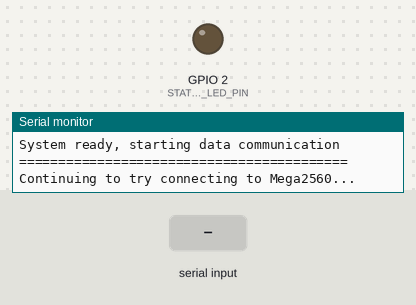
The sketch below on a simulated ESP32. On the bench: output pins drawn as LEDs (lit = HIGH), the last lines printed to the serial monitor. The test bench sets the inputs (shaded band).

Above: at 17.2 s.
17.3 s: "MASTER_DATA:\n" received over the second serial link
At 18.5 s:
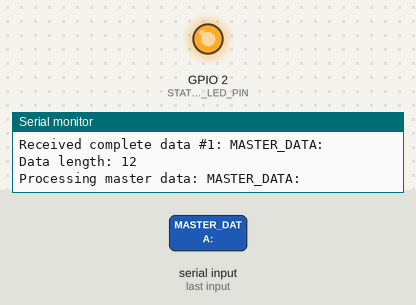
18.8 s: "INIT_MASTER\n" received over the second serial link
At 19.9 s:
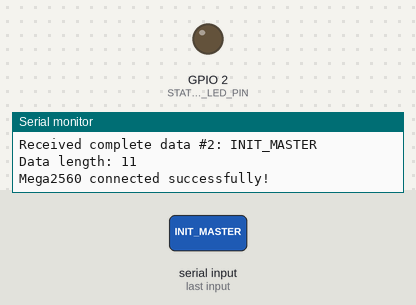
20.3 s: "SLAVE_READY\n" received over the second serial link
At 20.7 s:
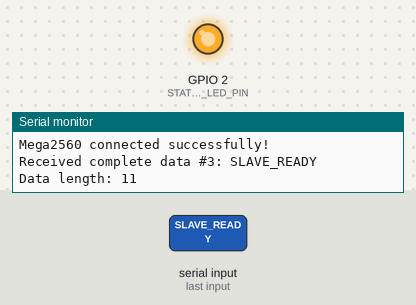
Timing chart, 0 to 23.3 s (numbered marks = the images above; inputs shaded):
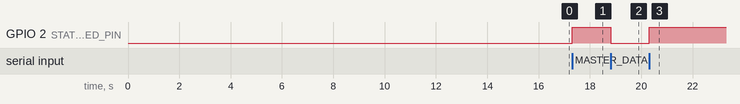

Measured:
- after the input at 17.3 s, GPIO 2 (STATUS_LED_PIN): LOW → HIGH at once
- after the input at 18.8 s, GPIO 2 (STATUS_LED_PIN): HIGH → LOW at once
- after the input at 20.3 s, GPIO 2 (STATUS_LED_PIN): LOW → HIGH at once

The sketch:

ESP32________.ino
```cpp
/*
 * ESP32 调试串口通信版
 * 功能：显示更清晰的调试信息，避免乱码问题
 */

// 串口配置
#define MEGA_TX_PIN 16     // ESP32 TX
#define MEGA_RX_PIN 17     // ESP32 RX
#define STATUS_LED_PIN 2   // 状态指示

// 在ESP32上使用Serial2与Mega2560通信
#define megaSerial Serial2

// 系统状态
bool megaConnected = false;
unsigned long lastHeartbeat = 0;
int dataCount = 0;

// 数据接收缓冲区
String receivedData = "";
unsigned long lastReceiveTime = 0;

void setup() {
  Serial.begin(115200);
  delay(1000);

  Serial.println("==========================================");
  Serial.println("ESP32 Debug Serial Communication");
  Serial.println("==========================================");

  // 初始化引脚
  pinMode(STATUS_LED_PIN, OUTPUT);
  digitalWrite(STATUS_LED_PIN, LOW);

  // 初始化与Mega2560的通信
  megaSerial.begin(115200, SERIAL_8N1, MEGA_RX_PIN, MEGA_TX_PIN);

  Serial.println("ESP32 initialization completed!");

  // 发送初始化响应
  megaSerial.println("ESP32_READY");
  Serial.println("Sent ESP32_READY to Mega2560");

  // 等待Mega2560响应
  Serial.println("Waiting for Mega2560 response...");
  unsigned long timeout = millis() + 15000;
  while (millis() < timeout) {
    if (megaSerial.available()) {
      String response = megaSerial.readStringUntil('\n');
      response.trim();

      Serial.println("Received from Mega2560: " + response);

      if (response == "INIT_MASTER" || response == "SLAVE_READY") {
        megaConnected = true;
        digitalWrite(STATUS_LED_PIN, HIGH);
        Serial.println("Mega2560 connected successfully!");
        break;
      }
    }
    delay(100);
  }

  if (!megaConnected) {
    Serial.println("Mega2560 connection timeout!");
    Serial.println("Will continue trying in loop()...");
  }

  Serial.println("==========================================");
  Serial.println("System ready, starting data communication");
  Serial.println("==========================================");
}

void loop() {
  // 处理与Mega2560的通信
  handleMegaCommunication();

  // 发送心跳
  sendHeartbeat();

  delay(10);
}

// 处理Mega2560通信
void handleMegaCommunication() {
  // 检查是否有数据可读
  if (megaSerial.available()) {
    // 读取所有可用数据
    while (megaSerial.available()) {
      char c = megaSerial.read();

      if (c == '\n' || c == '\r') {
        // 遇到换行符，处理完整数据
        if (receivedData.length() > 0) {
          processCompleteData(receivedData);
          receivedData = ""; // 清空缓冲区
        }
      } else {
        // 添加到接收缓冲区
        receivedData += c;
      }
    }

    lastReceiveTime = millis();
  }

  // 如果超过2秒没有收到数据，清空缓冲区
  if (millis() - lastReceiveTime > 2000 && receivedData.length() > 0) {
    Serial.println("Data receive timeout, clearing buffer: " + receivedData);
    receivedData = "";
  }
}

// 处理完整数据
void processCompleteData(String data) {
  data.trim(); // 去除首尾空白字符

  if (data.length() == 0) {
    Serial.println("Received empty data, ignoring");
    return;
  }

  dataCount++;
  Serial.println("Received complete data #" + String(dataCount) + ": " + data);
  Serial.println("Data length: " + String(data.length()));

  // 处理不同类型的数据
  if (data.startsWith("MASTER_DATA:")) {
    handleMasterData(data);
  } else if (data.startsWith("SLAVE_STATUS:") || data.startsWith("SLAVE_DATA:")) {
    handleSlaveData(data);
  } else if (data == "INIT_MASTER" || data == "SLAVE_READY") {
    if (!megaConnected) {
      megaConnected = true;
      digitalWrite(STATUS_LED_PIN, HIGH);
      Serial.println("Mega2560 connected successfully!");
    }
  } else {
    Serial.println("Other data: " + data);
  }

  // 状态指示
  digitalWrite(STATUS_LED_PIN, !digitalRead(STATUS_LED_PIN));
}

// 处理主设备数据
void handleMasterData(String data) {
  Serial.println("Processing master data: " + data);

  // 解析数据
  if (data.length() > 12) { // "MASTER_DATA:" 长度为12
    String dataPart = data.substring(12);
    Serial.println("Data part: " + dataPart);

    // 分割数据
    int commaCount = 0;
    for (int i = 0; i < dataPart.length(); i++) {
      if (dataPart.charAt(i) == ',') {
        commaCount++;
      }
    }
    Serial.println("Data fields count: " + String(commaCount + 1));

    // 解析具体数据
    parseMasterData(dataPart);
  }
}

// 解析主设备数据
void parseMasterData(String dataPart) {
  // 分割数据
  String fields[20]; // 最多20个字段
  int fieldCount = 0;
  int lastIndex = 0;

  for (int i = 0; i < dataPart.length() && fieldCount < 20; i++) {
    if (dataPart.charAt(i) == ',') {
      fields[fieldCount] = dataPart.substring(lastIndex, i);
      fieldCount++;
      lastIndex = i + 1;
    }
  }

  // 添加最后一个字段
  if (lastIndex < dataPart.length()) {
    fields[fieldCount] = dataPart.substring(lastIndex);
    fieldCount++;
  }

  // 显示解析结果
  Serial.println("Parsed data fields:");
  for (int i = 0; i < fieldCount; i++) {
    Serial.println("  Field " + String(i) + ": " + fields[i]);
  }
}

// 处理从设备数据
void handleSlaveData(String data) {
  Serial.println("Processing slave data: " + data);
}

// 发送心跳
void sendHeartbeat() {
  if (millis() - lastHeartbeat > 5000) { // 每5秒发送一次
    if (megaConnected) {
      megaSerial.println("ESP32_HEARTBEAT");
      Serial.println("Sent heartbeat to Mega2560");
    } else {
      // 如果未连接，继续尝试发送ESP32_READY
      megaSerial.println("ESP32_READY");
      Serial.println("Continuing to try connecting to Mega2560...");
    }
    lastHeartbeat = millis();
  }
}

// 获取连接状态
bool isMegaConnected() {
  return megaConnected;
}

// 获取系统状态
String getSystemStatus() {
  String status = "Mega: " + String(megaConnected ? "Connected" : "Disconnected") +
                  ", Received data: " + String(dataCount);
  return status;
}
```
